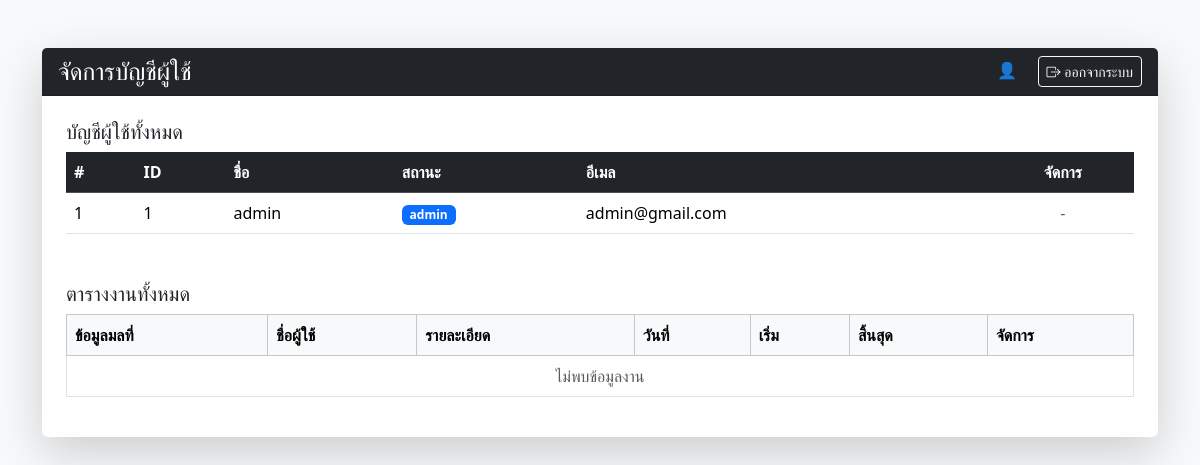
Page /black-home.php (signed in) on the earlier database version.
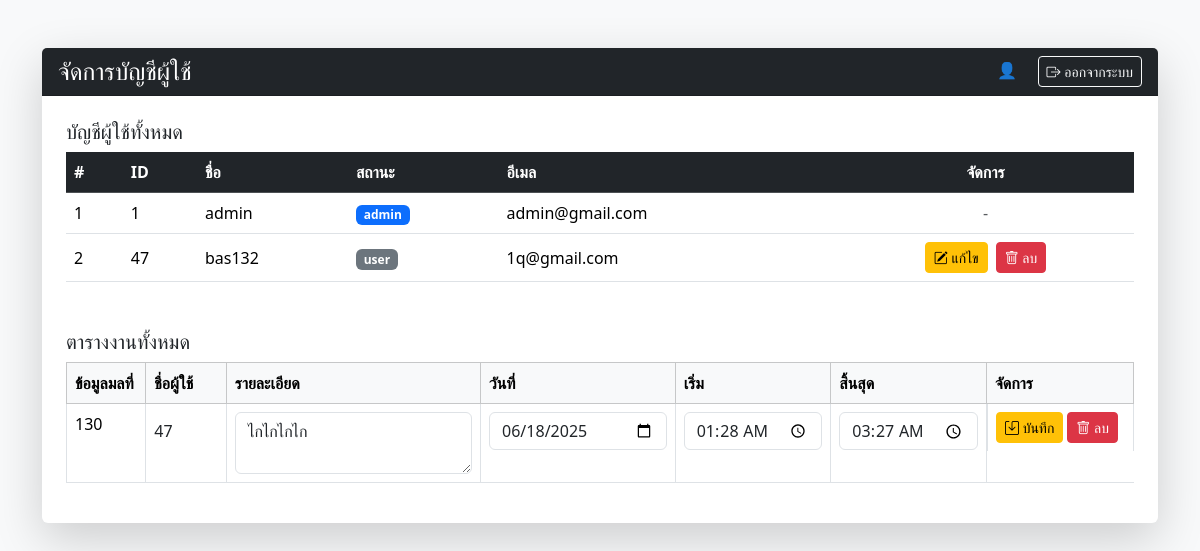
Same page on the later database version.
### tables this page shows
CREATE TABLE `edit` (
  `id` int(11) NOT NULL,
  `name` varchar(11) NOT NULL,
  `status` enum('user','admin','','') NOT NULL,
  `email` varchar(50) NOT NULL,
  `password` text DEFAULT NULL,
  `date_create` timestamp NOT NULL DEFAULT current_timestamp() ON UPDATE current_timestamp()
);

CREATE TABLE `work_table` (
  `id` int(11) NOT NULL,
  `user_id` int(11) NOT NULL,
  `work_date` date NOT NULL,
  `detail` text NOT NULL,
  `time_start` time NOT NULL,
  `time_end` time NOT NULL
);

### black-home.php (the view, shortened to what this page needs)
<?php
require 'API/connect.php';
$userId = $_SESSION['id'];
$userStatus = $_SESSION['status'];
$allUsers = $conn->query("SELECT * FROM edit")->fetch_all(MYSQLI_ASSOC);
if ($userStatus === 'admin') {
    $workQuery = $conn->query("SELECT * FROM work_table")->fetch_all(MYSQLI_ASSOC);
} else {
    $stmt = $conn->prepare("SELECT * FROM work_table WHERE user_id = ?");
    $stmt->bind_param("i", $userId);
    $stmt->execute();
    $workQuery = $stmt->get_result()->fetch_all(MYSQLI_ASSOC);
}
?>
<!DOCTYPE html>
<html lang="th">
<head>
  <link href="https://cdn.jsdelivr.net/npm/bootstrap@5.3.2/dist/css/bootstrap.min.css" rel="stylesheet">
  <link href="https://cdn.jsdelivr.net/npm/bootstrap-icons/font/bootstrap-icons.css" rel="stylesheet">
</head>
<body class="bg-light">
<div class="container mt-5">
  <div class="card shadow-lg border-0">
    <div class="card-header bg-dark text-white d-flex justify-content-between align-items-center">
      <h4 class="mb-0">จัดการบัญชีผู้ใช้</h4>
      <div>
        👤
        <a href="nologin.php" class="btn btn-outline-light btn-sm ms-3">
          <i class="bi bi-box-arrow-right"></i> ออกจากระบบ
        </a>
      </div>
    </div>
    <div class="card-body p-4">
      <h5>บัญชีผู้ใช้ทั้งหมด</h5>
      <table class="table table-hover align-middle">
        <thead class="table-dark">
          <tr>
            <th>#</th>
            <th>ID</th>
            <th>ชื่อ</th>
            <th>สถานะ</th>
            <th>อีเมล</th>
            <th class="text-center">จัดการ</th>
          </tr>
        </thead>
        <tbody>
          <?php foreach ($allUsers as $i => $user): ?>
            <tr>
              <td><?= $i + 1 ?></td>
              <td><?= $user['id'] ?></td>
              <td><?= htmlspecialchars($user['name']) ?></td>
              <td>
                <span class="badge bg-<?= $user['status'] === 'admin' ? 'primary' : 'secondary' ?>">
                  <?= $user['status'] ?>
                </span>
              </td>
              <td><?= htmlspecialchars($user['email']) ?></td>
              <td class="text-center">
                <div class="d-flex justify-content-center gap-2">
                  <?php if ($user['status'] !== 'admin'): ?>
                    <a href="API/edit-user.php?id=<?= $user['id'] ?>" class="btn btn-warning btn-sm">
                      <i class="bi bi-pencil-square"></i> แก้ไข
                    </a>
                    <button onclick="deleteUser(<?= $user['id'] ?>)" class="btn btn-danger btn-sm">
                      <i class="bi bi-trash"></i> ลบ
                    </button>
                  <?php else: ?>
                    <span class="text-muted">-</span>
                  <?php endif; ?>
                </div>
              </td>
            </tr>
          <?php endforeach; ?>
        </tbody>
      </table>
      <h5 class="mt-5">ตารางงานทั้งหมด</h5>
  <table class="table table-bordered">
  <thead class="table-light">
    <tr>
      <th>ข้อมูลมลที่</th>
      <th>ชื่อผู้ใช้</th>
      <th>รายละเอียด</th>
      <th>วันที่</th>
      <th>เริ่ม</th>
      <th>สิ้นสุด</th>
      <th>จัดการ</th>
    </tr>
  </thead>
  <tbody>
    <?php foreach ($workQuery as $row): ?>
      <tr>
        <form method="post" action="API/ed.php" onsubmit="return confirm('บันทึกข้อมูลนี้ใช่ไหม?');">
          <td>
            <?= $row['id'] ?>
          </td>
          <td>
            <input type="text" name="user_id" value="<?= $row['user_id'] ?>" readonly class="form-control-plaintext" style="width:60px;">
          </td>
          <td>
            <textarea name="detail" class="form-control" rows="2" required><?= htmlspecialchars($row['detail']) ?></textarea>
          </td>
          <td>
            <input type="date" name="work_date" value="<?= $row['work_date'] ?>" class="form-control" required>
          </td>
          <td>
            <input type="time" name="time_start" value="<?= $row['time_start'] ?>" class="form-control" required>
          </td>
          <td>
            <input type="time" name="time_end" value="<?= $row['time_end'] ?>" class="form-control" required>
          </td>
          <td class="d-flex gap-1">
            <button type="submit" class="btn btn-warning btn-sm">
              <i class="bi bi-save"></i> บันทึก
            </button>
        </form>
            <form method="post" action="API/dl.php" onsubmit="return confirm('คุณแน่ใจหรือว่าต้องการลบ?');">
              <button type="submit" class="btn btn-danger btn-sm">
                <i class="bi bi-trash"></i> ลบ
              </button>
            </form>
      </tr>
    <?php endforeach; ?>
    <?php if (empty($workQuery)): ?>
      <tr><td colspan="7" class="text-center text-muted">ไม่พบข้อมูลงาน</td></tr>
    <?php endif; ?>
  </tbody>
</table>
    </div>
  </div>
</div>
</body>
</html>

Differences in the rows shown:
added edit: id "47", name "bas132", status "user", email "1q@gmail.com"
added work_table: id "130", user_id "47", detail "ไกไกไกไก", work_date "06/18/2025", time_start "01:28:00", time_end "03:27:00"
Other differences:
text no longer shown: "ไม่พบข้อมูลงาน"
